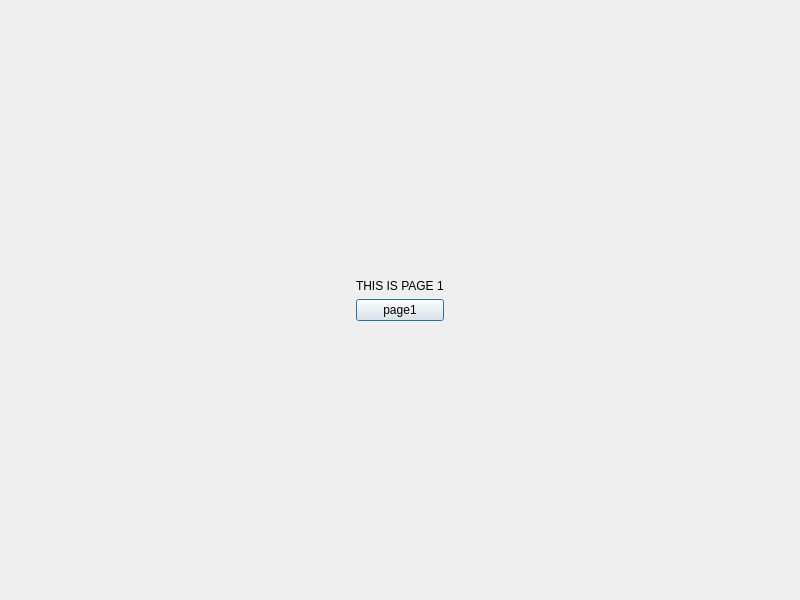
<?xml version="1.0" encoding="UTF-8"?>
<ui version="4.0">
 <class>Dialog</class>
 <widget class="QDialog" name="Dialog">
  <property name="geometry">
   <rect>
    <x>0</x>
    <y>0</y>
    <width>800</width>
    <height>600</height>
   </rect>
  </property>
  <property name="windowTitle">
   <string>Dialog</string>
  </property>
  <layout class="QGridLayout" name="gridLayout">
   <item row="0" column="0">
    <spacer name="horizontalSpacer_2">
     <property name="orientation">
      <enum>Qt::Horizontal</enum>
     </property>
     <property name="sizeHint" stdset="0">
      <size>
       <width>342</width>
       <height>20</height>
      </size>
     </property>
    </spacer>
   </item>
   <item row="0" column="1">
    <layout class="QVBoxLayout" name="verticalLayout_2">
     <item>
      <spacer name="verticalSpacer">
       <property name="orientation">
        <enum>Qt::Vertical</enum>
       </property>
       <property name="sizeHint" stdset="0">
        <size>
         <width>20</width>
         <height>258</height>
        </size>
       </property>
      </spacer>
     </item>
     <item>
      <layout class="QVBoxLayout" name="verticalLayout">
       <item>
        <widget class="QLabel" name="label">
         <property name="text">
          <string>THIS IS PAGE 1</string>
         </property>
        </widget>
       </item>
       <item>
        <widget class="QPushButton" name="pushButton">
         <property name="text">
          <string>page1</string>
         </property>
        </widget>
       </item>
      </layout>
     </item>
     <item>
      <spacer name="verticalSpacer_2">
       <property name="orientation">
        <enum>Qt::Vertical</enum>
       </property>
       <property name="sizeHint" stdset="0">
        <size>
         <width>20</width>
         <height>258</height>
        </size>
       </property>
      </spacer>
     </item>
    </layout>
   </item>
   <item row="0" column="2">
    <spacer name="horizontalSpacer">
     <property name="orientation">
      <enum>Qt::Horizontal</enum>
     </property>
     <property name="sizeHint" stdset="0">
      <size>
       <width>342</width>
       <height>20</height>
      </size>
     </property>
    </spacer>
   </item>
  </layout>
 </widget>
 <resources/>
 <connections/>
</ui>
